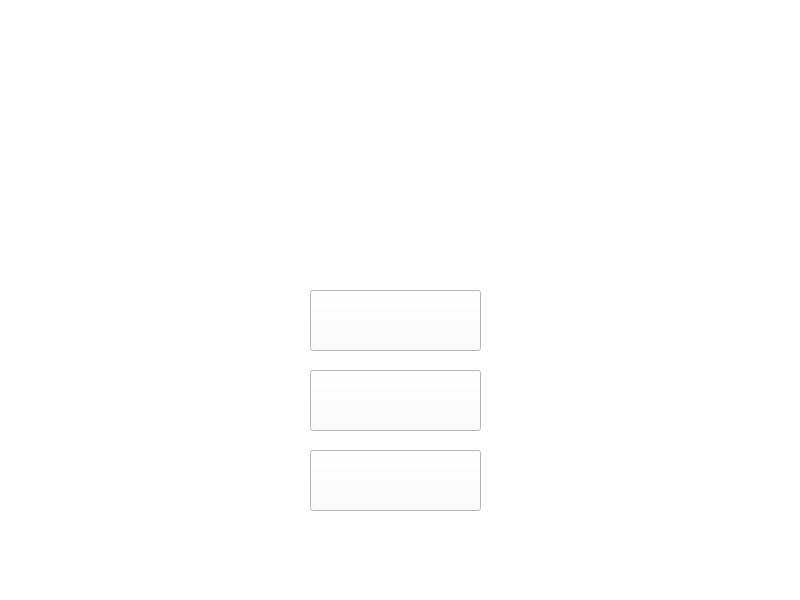
<?xml version="1.0" encoding="UTF-8"?>
<ui version="4.0">
 <class>MainWindow</class>
 <widget class="QMainWindow" name="MainWindow">
  <property name="geometry">
   <rect>
    <x>0</x>
    <y>0</y>
    <width>800</width>
    <height>600</height>
   </rect>
  </property>
  <property name="minimumSize">
   <size>
    <width>800</width>
    <height>600</height>
   </size>
  </property>
  <property name="maximumSize">
   <size>
    <width>800</width>
    <height>600</height>
   </size>
  </property>
  <property name="palette">
   <palette>
    <active>
     <colorrole role="Window">
      <brush brushstyle="SolidPattern">
       <color alpha="255">
        <red>255</red>
        <green>255</green>
        <blue>255</blue>
       </color>
      </brush>
     </colorrole>
    </active>
    <inactive>
     <colorrole role="Window">
      <brush brushstyle="SolidPattern">
       <color alpha="255">
        <red>255</red>
        <green>255</green>
        <blue>255</blue>
       </color>
      </brush>
     </colorrole>
    </inactive>
    <disabled>
     <colorrole role="Base">
      <brush brushstyle="SolidPattern">
       <color alpha="255">
        <red>255</red>
        <green>255</green>
        <blue>255</blue>
       </color>
      </brush>
     </colorrole>
     <colorrole role="Window">
      <brush brushstyle="SolidPattern">
       <color alpha="255">
        <red>255</red>
        <green>255</green>
        <blue>255</blue>
       </color>
      </brush>
     </colorrole>
    </disabled>
   </palette>
  </property>
  <property name="windowTitle">
   <string>MainWindow</string>
  </property>
  <widget class="QWidget" name="centralwidget">
   <widget class="QPushButton" name="btnNew_Game">
    <property name="geometry">
     <rect>
      <x>310</x>
      <y>290</y>
      <width>171</width>
      <height>61</height>
     </rect>
    </property>
    <property name="palette">
     <palette>
      <active>
       <colorrole role="Button">
        <brush brushstyle="SolidPattern">
         <color alpha="255">
          <red>255</red>
          <green>255</green>
          <blue>255</blue>
         </color>
        </brush>
       </colorrole>
      </active>
      <inactive>
       <colorrole role="Button">
        <brush brushstyle="SolidPattern">
         <color alpha="255">
          <red>255</red>
          <green>255</green>
          <blue>255</blue>
         </color>
        </brush>
       </colorrole>
      </inactive>
      <disabled>
       <colorrole role="Button">
        <brush brushstyle="SolidPattern">
         <color alpha="255">
          <red>255</red>
          <green>255</green>
          <blue>255</blue>
         </color>
        </brush>
       </colorrole>
      </disabled>
     </palette>
    </property>
    <property name="text">
     <string/>
    </property>
    <property name="icon">
     <iconset resource="resources.qrc">
      <normaloff>:/images/images/new_game.png</normaloff>:/images/images/new_game.png</iconset>
    </property>
    <property name="iconSize">
     <size>
      <width>150</width>
      <height>230</height>
     </size>
    </property>
   </widget>
   <widget class="QPushButton" name="btnRules">
    <property name="geometry">
     <rect>
      <x>310</x>
      <y>370</y>
      <width>171</width>
      <height>61</height>
     </rect>
    </property>
    <property name="palette">
     <palette>
      <active>
       <colorrole role="Button">
        <brush brushstyle="SolidPattern">
         <color alpha="255">
          <red>255</red>
          <green>255</green>
          <blue>255</blue>
         </color>
        </brush>
       </colorrole>
      </active>
      <inactive>
       <colorrole role="Button">
        <brush brushstyle="SolidPattern">
         <color alpha="255">
          <red>255</red>
          <green>255</green>
          <blue>255</blue>
         </color>
        </brush>
       </colorrole>
      </inactive>
      <disabled>
       <colorrole role="Button">
        <brush brushstyle="SolidPattern">
         <color alpha="255">
          <red>255</red>
          <green>255</green>
          <blue>255</blue>
         </color>
        </brush>
       </colorrole>
      </disabled>
     </palette>
    </property>
    <property name="text">
     <string/>
    </property>
    <property name="icon">
     <iconset resource="resources.qrc">
      <normaloff>:/images/images/rules.png</normaloff>:/images/images/rules.png</iconset>
    </property>
    <property name="iconSize">
     <size>
      <width>130</width>
      <height>180</height>
     </size>
    </property>
   </widget>
   <widget class="QPushButton" name="btnExit">
    <property name="geometry">
     <rect>
      <x>310</x>
      <y>450</y>
      <width>171</width>
      <height>61</height>
     </rect>
    </property>
    <property name="palette">
     <palette>
      <active>
       <colorrole role="Button">
        <brush brushstyle="SolidPattern">
         <color alpha="255">
          <red>255</red>
          <green>255</green>
          <blue>255</blue>
         </color>
        </brush>
       </colorrole>
      </active>
      <inactive>
       <colorrole role="Button">
        <brush brushstyle="SolidPattern">
         <color alpha="255">
          <red>255</red>
          <green>255</green>
          <blue>255</blue>
         </color>
        </brush>
       </colorrole>
      </inactive>
      <disabled>
       <colorrole role="Button">
        <brush brushstyle="SolidPattern">
         <color alpha="255">
          <red>255</red>
          <green>255</green>
          <blue>255</blue>
         </color>
        </brush>
       </colorrole>
      </disabled>
     </palette>
    </property>
    <property name="text">
     <string/>
    </property>
    <property name="icon">
     <iconset resource="resources.qrc">
      <normaloff>:/images/images/exit.png</normaloff>:/images/images/exit.png</iconset>
    </property>
    <property name="iconSize">
     <size>
      <width>115</width>
      <height>180</height>
     </size>
    </property>
   </widget>
   <widget class="QLabel" name="LOGO">
    <property name="geometry">
     <rect>
      <x>140</x>
      <y>130</y>
      <width>511</width>
      <height>131</height>
     </rect>
    </property>
    <property name="font">
     <font>
      <pointsize>58</pointsize>
     </font>
    </property>
    <property name="text">
     <string/>
    </property>
    <property name="pixmap">
     <pixmap resource="resources.qrc">:/images/images/logo.png</pixmap>
    </property>
    <property name="scaledContents">
     <bool>true</bool>
    </property>
   </widget>
  </widget>
 </widget>
 <resources>
  <include location="resources.qrc"/>
 </resources>
 <connections/>
</ui>
